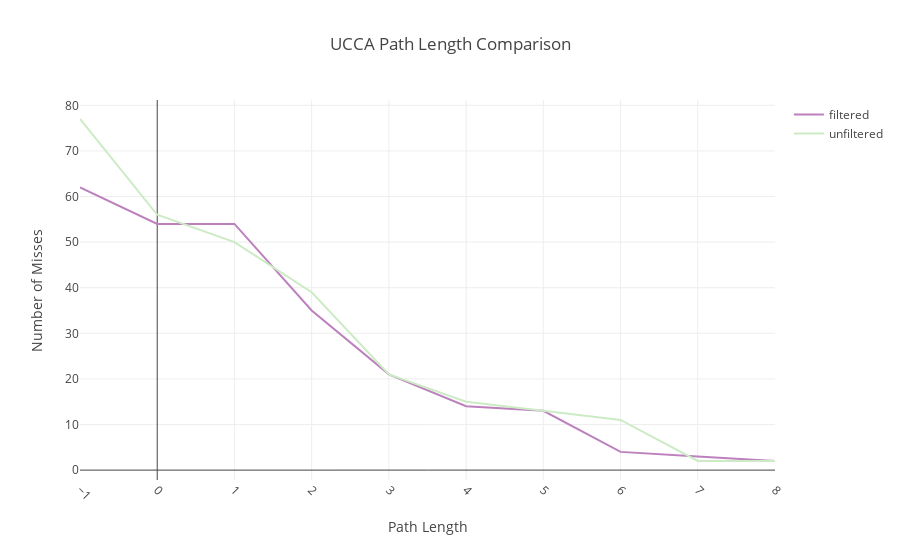

Notebook cell for this chart:
### Code cell
scatter1 = go.Scatter(
    x=[i for i in range(-1,10)], 
    y=[filtered_only_misses_by_ucca_dict['total'].get(i, 0) for i in range(10)],
    mode='lines',
    name='filtered',
    marker = dict(color='#BC80BD')    
)

scatter2= go.Scatter(
    x=[i for i in range(-1,10)], 
    y=[unfiltered_only_misses_by_ucca_dict['total'].get(i, 0) for i in range(10)],
    mode='lines',
    name='unfiltered',
    marker = dict(color='#CCEBC5')
)


layout = go.Layout(
    title='UCCA Path Length Comparison',
    xaxis_title="Path Length",
    yaxis_title="Number of Misses",        
    barmode='overlay',
    width=900,
    xaxis = go.layout.XAxis(
        tickangle = 45,
        automargin = True
        
    )
    
        
)

fig = go.Figure(data=[scatter1,scatter2], layout=layout)


fig.show()

### Figure 1 — Plotly figure (JSON) as saved in the notebook; plotly's stock layout.template omitted (floating-point values rounded to 4 significant figures)
{"data": [{"marker": {"color": "#BC80BD"}, "mode": "lines", "name": "filtered", "type": "scatter", "uid": "182bb867-e770-4baf-bb44-8410c14b4408", "x": [-1, 0, 1, 2, 3, 4, 5, 6, 7, 8, 9], "y": [62, 54, 54, 35, 21, 14, 13, 4, 3, 2]}, {"marker": {"color": "#CCEBC5"}, "mode": "lines", "name": "unfiltered", "type": "scatter", "uid": "02052663-06a4-41f5-81e2-e958a541ef4b", "x": [-1, 0, 1, 2, 3, 4, 5, 6, 7, 8, 9], "y": [77, 56, 50, 39, 21, 15, 13, 11, 2, 2]}], "layout": {"barmode": "overlay", "title": {"text": "UCCA Path Length Comparison"}, "width": 900, "xaxis": {"automargin": true, "tickangle": 45, "title": {"text": "Path Length"}}, "yaxis": {"title": {"text": "Number of Misses"}}}}
